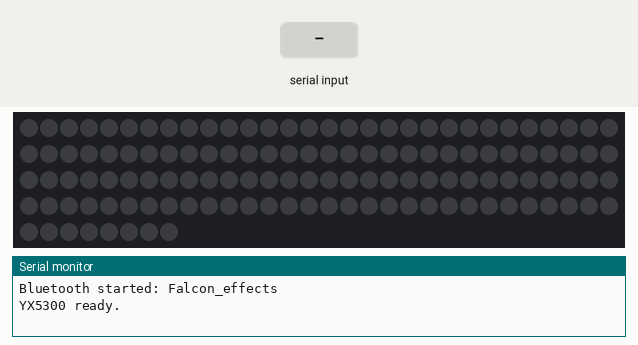
Recording of a sketch running on a simulated ESP32. Parts: 128 RGB LEDs in strip order, left to right, continuing on the next row, the last lines printed to the serial monitor. The inputs (shaded band) are chosen by the test bench. Dim RGB values are drawn brighter than linear; random numbers use the default seed unless the sketch sets one; nothing arrives over Bluetooth unless stated; the audio player accepts every command and is not drawn.

Above: at 1.7 s.
1.8 s: "4" received over the second serial link
At 1.98 s:
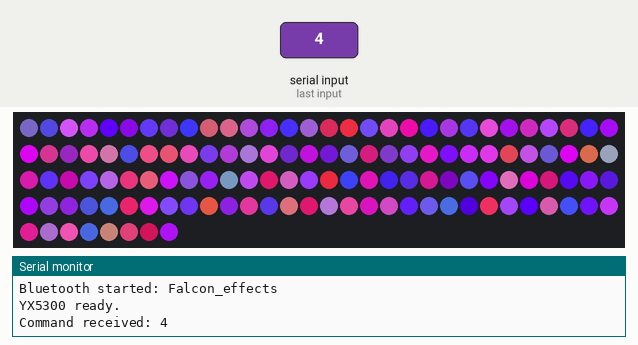
4.2 s: "1" received over the second serial link
At 5.74 s:
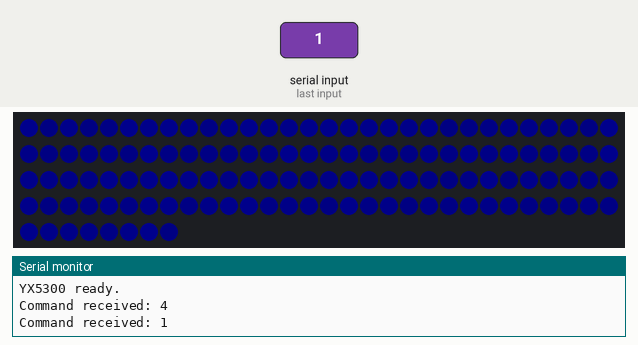
7.2 s: "4" received over the second serial link
At 7.68 s:
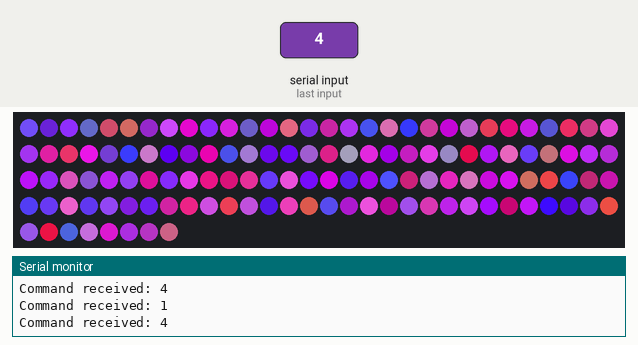
10.2 s: "4" received over the second serial link
At 10.68 s:
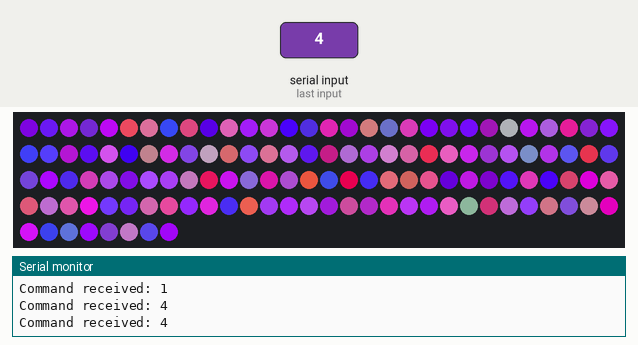
13.2 s: "3" received over the second serial link
At 13.35 s:
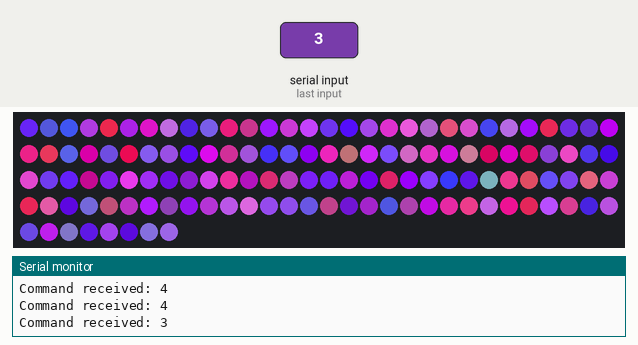
14.7 s: "4" received over the second serial link
At 15.78 s:
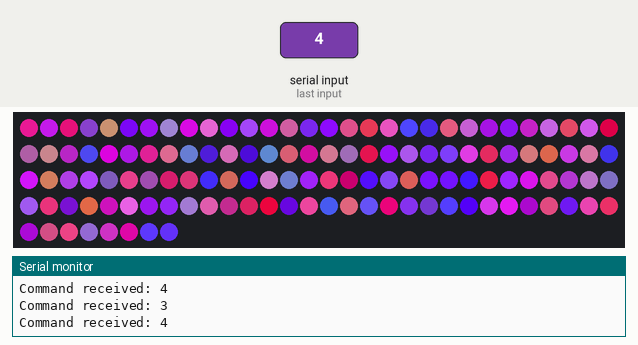
Timing chart, 0 to 17.7 s (numbered marks = the images above; inputs shaded):
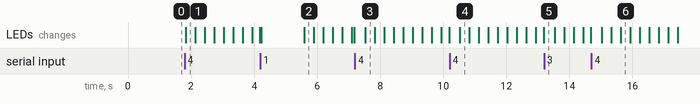

Measured:
- after the input at 1.8 s, the LEDs: change at once (image 1)

The sketch:

FalconMP3eng.ino
```cpp
#include <Adafruit_NeoPixel.h>
#include <BluetoothSerial.h>
#include <HardwareSerial.h>
#include <DFRobotDFPlayerMini.h>

// =================== NeoPixel Config ===================
#define PIN 15
#define NUM_LEDS 128
#define BRIGHTNESS 255
Adafruit_NeoPixel strip = Adafruit_NeoPixel(NUM_LEDS, PIN, NEO_GRB + NEO_KHZ800);

// =================== Bluetooth ===================
BluetoothSerial SerialBT;
String btName = "Falcon_effects";

// =================== YX5300 (DFPlayer compatible) ===================
HardwareSerial mp3Serial(2);  // UART2
DFRobotDFPlayerMini mp3;

// =================== Timings ===================
#define DLOOP 20   // interval in ms
#define TFULL 8    // Ramp-Up time in s
#define TCRUIZE 15 // Cruise time in s
int nloops_tf = floor(TFULL * 1000 / DLOOP);

// =================== Variables ===================
bool debug = true;
char currentCommand = '0';
bool cruiseActive = false;
unsigned long lastUpdate = 0;
int stepCounter = 0;

// Failure mode control
unsigned long failureStart = 0;
const unsigned long failureDuration = 4000; // 4 seconds

//----------------------------------------------------------
void setup() {
  if (debug) Serial.begin(115200);

  // NeoPixel
  strip.setBrightness(BRIGHTNESS);
  strip.begin();
  strip.show();

  // Bluetooth
  SerialBT.begin(btName);
  if (debug) Serial.println("Bluetooth started: " + btName);

  // YX5300
  mp3Serial.begin(9600, SERIAL_8N1, 12, 13); // RX=12, TX=13
  if (!mp3.begin(mp3Serial)) {
    if (debug) Serial.println("Error: YX5300 not found!");
    while (true);
  }
  mp3.volume(25);  // volume (0~30)
  if (debug) Serial.println("YX5300 ready.");
}

//----------------------------------------------------------
// Color functions
void set_color(int r, int g, int b) {
  for (int i = 0; i < NUM_LEDS; i++) {
    int r_ = random(max(0, (int)(r * 0.6)), min(255, (int)(r * 1.4)));
    int g_ = random(max(0, (int)(g * 0.6)), min(255, (int)(g * 1.4)));
    int b_ = random(max(0, (int)(b * 0.6)), min(255, (int)(b * 1.4)));
    strip.setPixelColor(i, r_, g_, b_);
  }
  strip.show();
}

void AB_color(int c, int &r, int &g, int &b) {
  const int c1 = 5, c2 = 64, c3 = 128, c4 = 192;
  if (c < c1) { r = g = b = 0; }
  else if (c < c2) { r = 0; g = 0; b = map(c, c1, c2 - 1, 10, 80); }
  else if (c < c3) { r = 0; g = map(c, c2, c3 - 1, 5, 40); b = map(c, c2, c3 - 1, 80, 160); }
  else if (c < c4) { r = map(c, c3, c4 - 1, 5, 25); g = map(c, c3, c4 - 1, 40, 90); b = map(c, c3, c4 - 1, 160, 220); }
  else { r = map(c, c4, 255, 25, 50); g = map(c, c4, 255, 90, 110); b = map(c, c4, 255, 220, 255); }
}

void set_color(int c) {
  int r, g, b;
  AB_color(c, r, g, b);
  set_color(r, g, b);
}

//----------------------------------------------------------
// Ramp-Up
void phaseRampUp_nonBlocking() {
  if (millis() - lastUpdate >= DLOOP) {
    lastUpdate = millis();
    float progress = (float)stepCounter / nloops_tf;
    int c = pow(progress, 2.2) * 255;
    set_color(c);
    stepCounter++;
    if (stepCounter > nloops_tf) {
      currentCommand = '2';
      cruiseActive = true;
      stepCounter = 0;
    }
  }
}

// Cruise
void phaseCruise_nonBlocking() {
  if (millis() - lastUpdate >= DLOOP) {
    lastUpdate = millis();
    int c = 255;
    int r, g, b;
    AB_color(c, r, g, b);
    r /= 4;
    g /= 2;
    set_color(r, g, b);
  }
}

// Fade Down
void phaseFadeDown_nonBlocking() {
  if (millis() - lastUpdate >= DLOOP) {
    lastUpdate = millis();
    float progress = (float)stepCounter / nloops_tf;
    int c = pow(progress, 2.2) * 255;
    int r, g, b;
    AB_color(c, r, g, b);
    r /= 4;
    g /= 2;
    set_color(r, g, b);
    stepCounter--;
    if (stepCounter < 0) {
      currentCommand = '0';
      cruiseActive = false;
      stepCounter = 0;
      set_color(0, 0, 0); // turn off LEDs
    }
  }
}

// Failure (intense flickering for 4s)
void phaseFailure_nonBlocking() {
  if (millis() - lastUpdate >= DLOOP) {
    lastUpdate = millis();

    for (int i = 0; i < NUM_LEDS; i++) {
      int r = random(50, 200);
      int g = random(0, 80);
      int b = random(50, 255);
      strip.setPixelColor(i, r, g, b);
    }
    strip.show();
  }

  if (millis() - failureStart >= failureDuration) {
    currentCommand = '0';
    cruiseActive = false;
    stepCounter = 0;
    set_color(0, 0, 0); // LEDs off
  }
}

//----------------------------------------------------------
void loop() {
  // Read Bluetooth commands
  if (SerialBT.available()) {
    char cmd = SerialBT.read();
    if (debug) Serial.printf("Command received: %c\n", cmd);

    switch (cmd) {
      case '1': // Ramp-Up start
        currentCommand = '1';
        cruiseActive = false;
        stepCounter = 0;
        mp3.play(1); // track 001.mp3
        break;

      case '2': // Cruise
        currentCommand = '2';
        cruiseActive = true;
        break;

      case '3': // Fade Down start
        currentCommand = '3';
        cruiseActive = false;
        stepCounter = nloops_tf;
        mp3.play(2); // track 002.mp3
        break;

      case '4': // Failure (intense flickering + sound)
        currentCommand = '4';
        cruiseActive = false;
        stepCounter = 0;
        failureStart = millis();
        mp3.play(3); // track 003.mp3
        break;

      default:
        break;
    }
  }

  // Execute current phase
  if (currentCommand == '1') {
    phaseRampUp_nonBlocking();
  }
  else if (currentCommand == '2' && cruiseActive) {
    phaseCruise_nonBlocking();
  }
  else if (currentCommand == '3') {
    phaseFadeDown_nonBlocking();
  }
  else if (currentCommand == '4') {
    phaseFailure_nonBlocking();
  }
}
```
